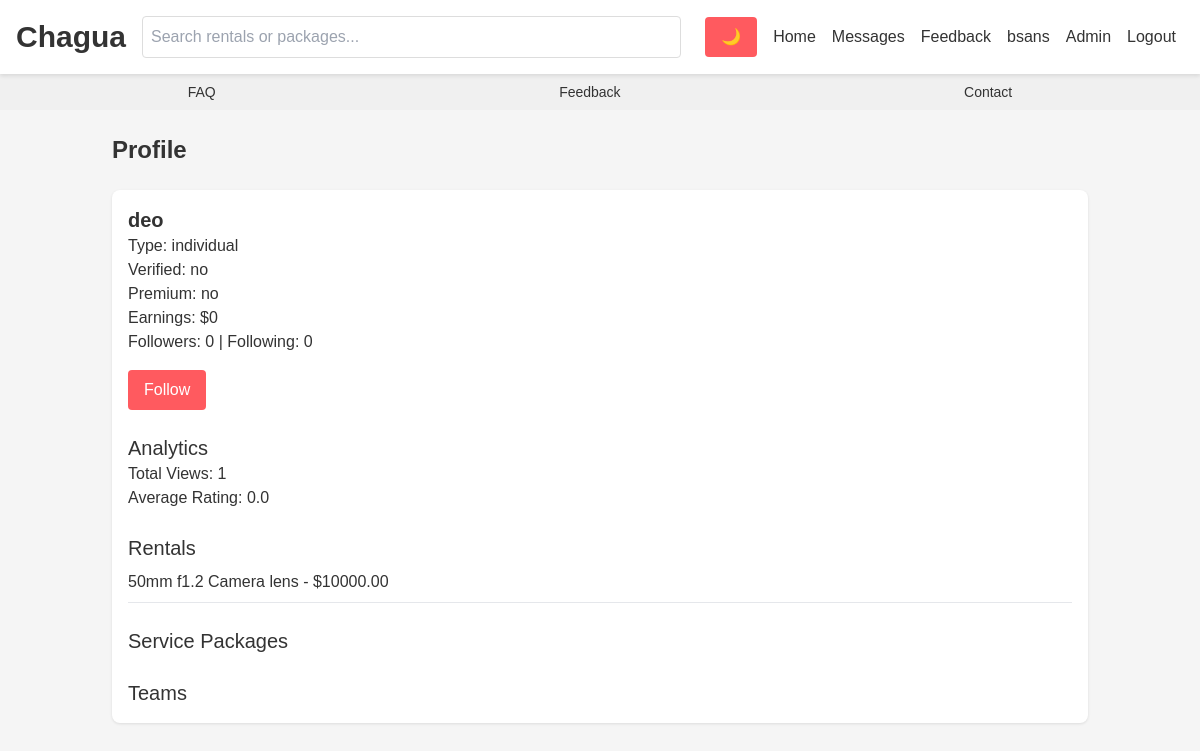
Screenshot of /profile/deo/ (signed in) with the database file from the repository.
### core/models.py (models this page shows, shortened)
class User(AbstractUser):
    USER_TYPE_CHOICES = (('individual', 'Individual'), ('business', 'Business'))
    BADGE_CHOICES = (('blue', 'Blue'), ('green', 'Green'), ('gold', 'Gold'))
    user_type = models.CharField(max_length=10, choices=USER_TYPE_CHOICES, default='individual')
    email = models.EmailField(unique=True)
    phone_number = models.CharField(max_length=15, blank=True)
    profile_picture = models.ImageField(upload_to='profile_pics/', blank=True, null=True)
    is_verified = models.BooleanField(default=False)
    verification_document = models.FileField(upload_to='verification_docs/', blank=True, null=True)
    trust_badge = models.BooleanField(default=False)
    badge_color = models.CharField(max_length=10, choices=BADGE_CHOICES, blank=True, null=True)
    is_premium = models.BooleanField(default=False)
    bio = models.TextField(blank=True)
    is_custom_admin = models.BooleanField(default=False)
    admin_permissions = models.JSONField(default=dict)
    followers = models.ManyToManyField('self', symmetrical=False, related_name='following', blank=True)
    theme_preference = models.CharField(max_length=10, choices=(('light', 'Light'), ('dark', 'Dark')), default='light')
    perfect_activity_since = models.DateTimeField(null=True, blank=True)
    city = models.CharField(max_length=100, blank=True)
    country = models.CharField(max_length=100, blank=True)
    def check_trust_badge(self):
        if not self.perfect_activity_since:
            self.perfect_activity_since = timezone.now()
        if (timezone.now() - self.perfect_activity_since).days >= 365 and not self.trust_badge:
            self.trust_badge = True
            self.save()

class Rental(models.Model):
    owner = models.ForeignKey(User, on_delete=models.CASCADE, related_name='rentals')
    team = models.ForeignKey(Team, on_delete=models.SET_NULL, null=True, blank=True, related_name='rentals')
    category = models.ForeignKey(Category, on_delete=models.SET_NULL, null=True)
    title = models.CharField(max_length=255)
    description = models.TextField()
    price = models.DecimalField(max_digits=10, decimal_places=2, validators=[MinValueValidator(0)])
    city = models.CharField(max_length=100, blank=True)
    country = models.CharField(max_length=100, blank=True)
    latitude = models.FloatField(null=True, blank=True)
    longitude = models.FloatField(null=True, blank=True)
    created_at = models.DateTimeField(auto_now_add=True)
    media = models.ManyToManyField('Media', blank=True)
    likes = models.ManyToManyField(User, related_name='liked_rentals', blank=True)
    views = models.PositiveIntegerField(default=0)
    is_verified = models.BooleanField(default=False)
    is_featured = models.BooleanField(default=False)
    boosted = models.BooleanField(default=False)

### core/views.py (the view, shortened to what this page needs)
# urls.py: path('profile/<str:username>/', views.profile, name='profile'),
def profile(request, username):
    user = get_object_or_404(User, username=username)
    rentals = user.rentals.all()
    packages = user.service_packages.all()
    teams = user.owned_teams.all()
    earnings = Payment.objects.filter(rental__owner=user, status='approved').aggregate(Sum('amount'))['amount__sum'] or 0
    analytics = {
        'views': rentals.aggregate(Sum('views'))['views__sum'] or 0,
        'avg_rating': Review.objects.filter(rental__owner=user).aggregate(Avg('rating'))['rating__avg'] or 0
    }
    user.check_trust_badge()
    subscription = UserSubscription.objects.filter(user=user, end_date__gt=timezone.now()).first()
    return render(request, 'core/profile.html', {
        'profile_user': user, 'rentals': rentals, 'packages': packages, 'earnings': earnings, 'analytics': analytics,
        'teams': teams, 'subscription': subscription
    })

### core/templates/core/profile.html (shortened to what this page needs)
{% extends 'core/base.html' %}
{% load i18n %}
{% block content %}
    <h1 class="text-2xl font-bold mb-6">{% trans "Profile" %}</h1>
    <div class="card">
        <div class="flex items-center mb-4">
            <div>
                <h2 class="text-xl font-semibold">{{ profile_user.username }} </h2>
                <p>{% trans "Type" %}: {{ profile_user.user_type }}</p>
                <p>{% trans "Verified" %}: {{ profile_user.is_verified|yesno }}</p>
                <p>{% trans "Premium" %}: {{ profile_user.is_premium|yesno }}</p>
                <p>{% trans "Earnings" %}: ${{ earnings }}</p>
                <p>{% trans "Followers" %}: {{ profile_user.followers.count }} | {% trans "Following" %}: {{ profile_user.following.count }}</p>
            </div>
        </div>
        {% if user.is_authenticated and user != profile_user %}
            <form method="post" class="inline">
                <button type="submit" name="follow" class="button">{% if user in profile_user.followers.all %}{% trans "Unfollow" %}{% else %}{% trans "Follow" %}{% endif %}</button>
            </form>
        {% endif %}
        <h3 class="text-xl mt-6">{% trans "Analytics" %}</h3>
        <p>{% trans "Total Views" %}: {{ analytics.views }}</p>
        <p>{% trans "Average Rating" %}: {{ analytics.avg_rating|floatformat:1 }}</p>
        <h3 class="text-xl mt-6">{% trans "Rentals" %}</h3>
        {% for rental in rentals %}
            <div class="border-b py-2">
                <p>{{ rental.title }} - ${{ rental.price }}</p>
            </div>
        {% endfor %}
        <h3 class="text-xl mt-6">{% trans "Service Packages" %}</h3>
        <h3 class="text-xl mt-6">{% trans "Teams" %}</h3>
    </div>
{% endblock %}

### core/templates/core/base.html (shortened to what this page needs)
{% load i18n static %}
<!DOCTYPE html>
<html lang="{% if request.LANGUAGE_CODE %}{{ request.LANGUAGE_CODE }}{% else %}en{% endif %}">
<head>
    <link href="https://cdn.jsdelivr.net/npm/tailwindcss@2.2.19/dist/tailwind.min.css" rel="stylesheet">
    <link rel="stylesheet" href="{% static 'css/styles.css' %}">
    <link rel="stylesheet" href="https://unpkg.com/leaflet@1.9.4/dist/leaflet.css" />
    <link rel="stylesheet" href="https://cdn.jsdelivr.net/npm/fullcalendar@5.11.3/main.min.css" />
</head>
<body data-username="{{ user.username }}" data-theme="{{ user.theme_preference }}">
    <header class="navbar sticky top-0 z-20">
        <a href="{% url 'dashboard' %}" class="text-3xl font-bold">Chagua</a>
        <div class="search-bar">
            <form method="get" action="{% url 'dashboard' %}">
                <input type="text" name="q" placeholder="{% trans 'Search rentals or packages...' %}" value="{{ request.GET.q }}" class="focus:outline-none">
            </form>
        </div>
        <nav class="nav-menu">
            <button onclick="toggleTheme()">🌙</button>
            <a href="{% url 'dashboard' %}">{% trans "Home" %}</a>
            <a href="{% url 'messaging' %}">{% trans "Messages" %} {% if notifications %}<span class="bg-red-500 text-white rounded-full px-2">{{ notifications.count }}</span>{% endif %}</a>
            <a href="{% url 'feedback' %}">{% trans "Feedback" %}</a>
            {% if user.is_authenticated %}
                <div class="dropdown relative">
                    <a href="{% url 'profile' user.username %}">{{ user.username }}</a>
                </div>
                {% if user.is_superuser or user.is_custom_admin %}
                    <a href="{% url 'admin_dashboard' %}">{% trans "Admin" %}</a>
                {% endif %}
                <a href="{% url 'logout' %}">{% trans "Logout" %}</a>
            {% else %}
                <a href="{% url 'login' %}">{% trans "Login" %}</a>
                <a href="{% url 'register' %}">{% trans "Register" %}</a>
            {% endif %}
        </nav>
    </header>
    <div class="secondary-nav flex justify-around items-center text-sm">
        <a href="{% url 'feedback' %}" class="hover:text-primary">{% trans "FAQ" %}</a>
        <a href="{% url 'feedback' %}" class="hover:text-primary">{% trans "Feedback" %}</a>
        <a href="#" class="hover:text-primary">{% trans "Contact" %}</a>
    </div>
    <main class="container mx-auto p-6">
        {% block content %}{% endblock %}
    </main>
</body>
</html>

### core/static/css/styles.css (style rules this page uses)
:root { --bg-light: #f5f5f5; --bg-dark: #1a1a1a; --text-light: #333; --text-dark: #e5e5e5; --card-light: #fff; --card-dark: #333; --primary: #ff5a5f; --primary-hover: #e04e52; }
body { font-family: 'Arial', sans-serif; background: var(--bg-light); color: var(--text-light); transition: all 0.3s ease; }
header { background: var(--card-light); box-shadow: 0 2px 4px rgba(0,0,0,0.1); }
.secondary-nav { background: #f0f0f0; padding: 0.5rem 1rem; }
.card { background: var(--card-light); border-radius: 8px; padding: 1rem; margin-bottom: 1rem; box-shadow: 0 1px 3px rgba(0,0,0,0.1); }
button, .button { background: var(--primary); color: white; padding: 0.5rem 1rem; border-radius: 4px; border: none; transition: background 0.2s; }
.navbar { display: flex; justify-content: space-between; align-items: center; padding: 1rem; }
.navbar .search-bar { flex-grow: 1; margin: 0 1rem; }
.navbar .search-bar input { width: 100%; padding: 0.5rem; border-radius: 4px; border: 1px solid #ddd; }
.nav-menu { display: flex; align-items: center; }
.nav-menu a, .nav-menu button { margin: 0 0.5rem; color: var(--text-light); }

### rows the page displays
User: username "bsans"
User: username "deo", user_type "individual", is_verified "no", is_premium "no", followers.count "0", following.count "0"
Rental: title "50mm f1.2 Camera lens", price "10000.00"

### other values shown
{{ earnings }} "0"
{{ analytics.views }} "1"
{{ analytics.avg_rating|floatformat:1 }} "0.0"
